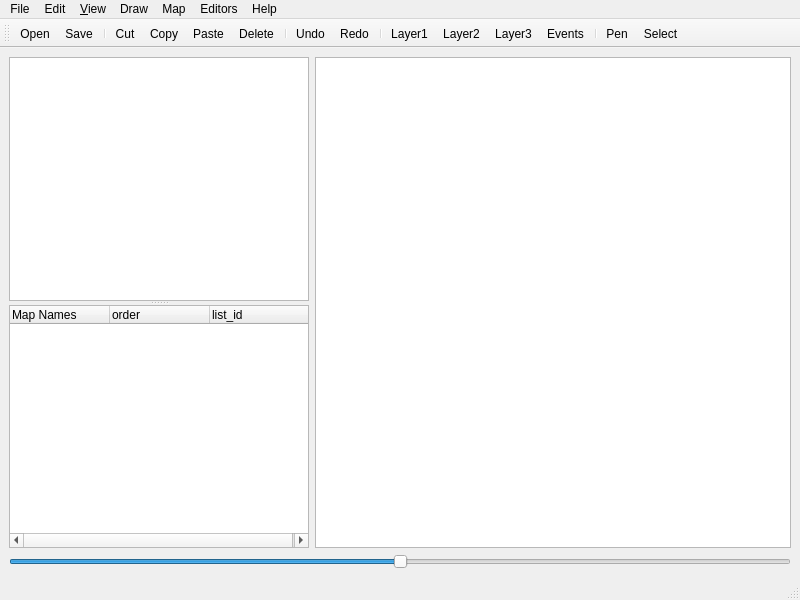
<?xml version="1.0" encoding="UTF-8"?>
<ui version="4.0">
 <class>MainWindow</class>
 <widget class="QMainWindow" name="MainWindow">
  <property name="geometry">
   <rect>
    <x>0</x>
    <y>0</y>
    <width>800</width>
    <height>600</height>
   </rect>
  </property>
  <property name="windowTitle">
   <string>YaRXP</string>
  </property>
  <widget class="QWidget" name="centralwidget">
   <layout class="QGridLayout" name="gridLayout">
    <item row="0" column="0">
     <widget class="QSplitter" name="splitter">
      <property name="orientation">
       <enum>Qt::Vertical</enum>
      </property>
      <widget class="TilesetView" name="tilesetView"/>
      <widget class="MapTreeWidget" name="map_tree_widget">
       <property name="sizePolicy">
        <sizepolicy hsizetype="Fixed" vsizetype="Preferred">
         <horstretch>0</horstretch>
         <verstretch>0</verstretch>
        </sizepolicy>
       </property>
       <property name="minimumSize">
        <size>
         <width>300</width>
         <height>0</height>
        </size>
       </property>
       <property name="contextMenuPolicy">
        <enum>Qt::CustomContextMenu</enum>
       </property>
       <property name="dragDropMode">
        <enum>QAbstractItemView::InternalMove</enum>
       </property>
       <property name="sortingEnabled">
        <bool>false</bool>
       </property>
       <property name="expandsOnDoubleClick">
        <bool>false</bool>
       </property>
       <column>
        <property name="text">
         <string>Map Names</string>
        </property>
       </column>
       <column>
        <property name="text">
         <string>order</string>
        </property>
       </column>
       <column>
        <property name="text">
         <string>list_id</string>
        </property>
       </column>
      </widget>
     </widget>
    </item>
    <item row="0" column="1">
     <widget class="MapView" name="mapView">
      <property name="mouseTracking">
       <bool>true</bool>
      </property>
     </widget>
    </item>
    <item row="1" column="0" colspan="2">
     <widget class="QSlider" name="slider_scale">
      <property name="maximum">
       <number>500</number>
      </property>
      <property name="value">
       <number>250</number>
      </property>
      <property name="orientation">
       <enum>Qt::Horizontal</enum>
      </property>
     </widget>
    </item>
   </layout>
  </widget>
  <widget class="QMenuBar" name="menubar">
   <property name="geometry">
    <rect>
     <x>0</x>
     <y>0</y>
     <width>800</width>
     <height>30</height>
    </rect>
   </property>
   <widget class="QMenu" name="menuFile">
    <property name="title">
     <string>File</string>
    </property>
    <addaction name="actionNew"/>
    <addaction name="actionOpen"/>
    <addaction name="actionSave"/>
    <addaction name="separator"/>
    <addaction name="actionImport_RGSSAD"/>
    <addaction name="actionExport_RGSSAD"/>
    <addaction name="separator"/>
    <addaction name="actionChange_Title"/>
    <addaction name="actionOpen_Project_Folder"/>
    <addaction name="separator"/>
    <addaction name="actionRun_Testcases"/>
    <addaction name="actionExport_Map_Images"/>
   </widget>
   <widget class="QMenu" name="menuEdit">
    <property name="title">
     <string>Edit</string>
    </property>
    <addaction name="actionUndo"/>
    <addaction name="actionRedo"/>
    <addaction name="separator"/>
    <addaction name="actionCut"/>
    <addaction name="actionCopy"/>
    <addaction name="actionPaste"/>
    <addaction name="actionDelete"/>
   </widget>
   <widget class="QMenu" name="menuView">
    <property name="title">
     <string>&amp;View</string>
    </property>
    <addaction name="actionLayer1"/>
    <addaction name="actionLayer2"/>
    <addaction name="actionLayer3"/>
    <addaction name="actionEvents"/>
    <addaction name="separator"/>
    <addaction name="actionCurrent_Layers_and_below"/>
    <addaction name="actionAll_Layers"/>
   </widget>
   <widget class="QMenu" name="menuDraw">
    <property name="title">
     <string>Draw</string>
    </property>
    <addaction name="actionPen"/>
    <addaction name="actionRectangle_Fill"/>
    <addaction name="actionFlood_Fill"/>
    <addaction name="actionSelect"/>
   </widget>
   <widget class="QMenu" name="menuHelp">
    <property name="title">
     <string>Help</string>
    </property>
    <addaction name="actionAbout"/>
   </widget>
   <widget class="QMenu" name="menuTools">
    <property name="title">
     <string>Editors</string>
    </property>
    <addaction name="actionScripting_Editor"/>
    <addaction name="actionSystem"/>
    <addaction name="separator"/>
    <addaction name="actionActors"/>
    <addaction name="actionClasses"/>
    <addaction name="actionSkills"/>
    <addaction name="actionItem"/>
    <addaction name="actionWeapons"/>
    <addaction name="actionArmors"/>
    <addaction name="actionEnemies"/>
    <addaction name="actionTroops"/>
    <addaction name="actionStates"/>
    <addaction name="actionAnimations"/>
    <addaction name="actionTileset_Editor"/>
    <addaction name="actionCommon_Scripts"/>
   </widget>
   <widget class="QMenu" name="menuMap">
    <property name="title">
     <string>Map</string>
    </property>
    <addaction name="actionShift_left"/>
    <addaction name="actionShift_right"/>
    <addaction name="actionshift_up"/>
    <addaction name="actionShift_Down"/>
    <addaction name="separator"/>
    <addaction name="actionExtend_Left"/>
    <addaction name="actionExtend_Right"/>
    <addaction name="actionExtend_Up"/>
    <addaction name="actionExtend_Down"/>
    <addaction name="separator"/>
    <addaction name="actionCrop_Left"/>
    <addaction name="actionCrop_Right"/>
    <addaction name="actionCrop_Up"/>
    <addaction name="actionCrop_Down"/>
   </widget>
   <addaction name="menuFile"/>
   <addaction name="menuEdit"/>
   <addaction name="menuView"/>
   <addaction name="menuDraw"/>
   <addaction name="menuMap"/>
   <addaction name="menuTools"/>
   <addaction name="menuHelp"/>
  </widget>
  <widget class="QStatusBar" name="statusbar"/>
  <widget class="QToolBar" name="toolBar">
   <property name="windowTitle">
    <string>toolBar</string>
   </property>
   <attribute name="toolBarArea">
    <enum>TopToolBarArea</enum>
   </attribute>
   <attribute name="toolBarBreak">
    <bool>false</bool>
   </attribute>
   <addaction name="actionOpen"/>
   <addaction name="actionSave"/>
   <addaction name="separator"/>
   <addaction name="actionCut"/>
   <addaction name="actionCopy"/>
   <addaction name="actionPaste"/>
   <addaction name="actionDelete"/>
   <addaction name="separator"/>
   <addaction name="actionUndo"/>
   <addaction name="actionRedo"/>
   <addaction name="separator"/>
   <addaction name="actionLayer1"/>
   <addaction name="actionLayer2"/>
   <addaction name="actionLayer3"/>
   <addaction name="actionEvents"/>
   <addaction name="separator"/>
   <addaction name="actionPen"/>
   <addaction name="actionSelect"/>
  </widget>
  <action name="actionNew">
   <property name="text">
    <string>New</string>
   </property>
  </action>
  <action name="actionOpen">
   <property name="icon">
    <iconset>
     <normalon>:/icons/icons/bx-folder-open.svg</normalon>
    </iconset>
   </property>
   <property name="text">
    <string>Open</string>
   </property>
   <property name="shortcut">
    <string>Ctrl+O</string>
   </property>
  </action>
  <action name="actionSave">
   <property name="icon">
    <iconset>
     <normalon>:/icons/icons/bx-save.svg</normalon>
    </iconset>
   </property>
   <property name="text">
    <string>Save</string>
   </property>
   <property name="shortcut">
    <string>Ctrl+S</string>
   </property>
  </action>
  <action name="actionLayer1">
   <property name="checkable">
    <bool>true</bool>
   </property>
   <property name="icon">
    <iconset resource="icons.qrc">
     <normaloff>:/icons/icons/bx-layer1.svg</normaloff>:/icons/icons/bx-layer1.svg</iconset>
   </property>
   <property name="text">
    <string>Layer&amp;1</string>
   </property>
   <property name="toolTip">
    <string>Layer1</string>
   </property>
   <property name="shortcut">
    <string>F5</string>
   </property>
  </action>
  <action name="actionLayer2">
   <property name="checkable">
    <bool>true</bool>
   </property>
   <property name="icon">
    <iconset resource="icons.qrc">
     <normaloff>:/icons/icons/bx-layer2.svg</normaloff>:/icons/icons/bx-layer2.svg</iconset>
   </property>
   <property name="text">
    <string>Layer&amp;2</string>
   </property>
   <property name="shortcut">
    <string>F6</string>
   </property>
  </action>
  <action name="actionLayer3">
   <property name="checkable">
    <bool>true</bool>
   </property>
   <property name="icon">
    <iconset>
     <normalon>:/icons/icons/bx-layer3.svg</normalon>
    </iconset>
   </property>
   <property name="text">
    <string>Layer&amp;3</string>
   </property>
   <property name="shortcut">
    <string>F7</string>
   </property>
  </action>
  <action name="actionEvents">
   <property name="checkable">
    <bool>true</bool>
   </property>
   <property name="icon">
    <iconset>
     <normalon>:/icons/icons/bx-cube.svg</normalon>
    </iconset>
   </property>
   <property name="text">
    <string>&amp;Events</string>
   </property>
   <property name="shortcut">
    <string>F8</string>
   </property>
  </action>
  <action name="actionDim_other_Layers">
   <property name="checkable">
    <bool>true</bool>
   </property>
   <property name="text">
    <string>&amp;Dim other Layers</string>
   </property>
   <property name="shortcut">
    <string>F4</string>
   </property>
  </action>
  <action name="actionCurrent_Layers_and_below">
   <property name="checkable">
    <bool>true</bool>
   </property>
   <property name="text">
    <string>&amp;Current Layers and below</string>
   </property>
   <property name="shortcut">
    <string>F2</string>
   </property>
  </action>
  <action name="actionAll_Layers">
   <property name="checkable">
    <bool>true</bool>
   </property>
   <property name="text">
    <string>&amp;All Layers</string>
   </property>
   <property name="shortcut">
    <string>F3</string>
   </property>
  </action>
  <action name="actionPen">
   <property name="checkable">
    <bool>true</bool>
   </property>
   <property name="icon">
    <iconset>
     <normalon>:/icons/icons/bx-pencil.svg</normalon>
    </iconset>
   </property>
   <property name="text">
    <string>Pen</string>
   </property>
  </action>
  <action name="actionRectangle_Fill">
   <property name="text">
    <string>Rectangle Fill</string>
   </property>
  </action>
  <action name="actionFlood_Fill">
   <property name="checkable">
    <bool>true</bool>
   </property>
   <property name="text">
    <string>Flood Fill</string>
   </property>
  </action>
  <action name="actionUndo">
   <property name="icon">
    <iconset>
     <normalon>:/icons/icons/bx-undo.svg</normalon>
    </iconset>
   </property>
   <property name="text">
    <string>Undo</string>
   </property>
  </action>
  <action name="actionCut">
   <property name="icon">
    <iconset>
     <normalon>:/icons/icons/bx-cut.svg</normalon>
    </iconset>
   </property>
   <property name="text">
    <string>Cut</string>
   </property>
   <property name="shortcut">
    <string>Ctrl+X</string>
   </property>
  </action>
  <action name="actionCopy">
   <property name="icon">
    <iconset>
     <normalon>:/icons/icons/bx-copy.svg</normalon>
    </iconset>
   </property>
   <property name="text">
    <string>Copy</string>
   </property>
   <property name="shortcut">
    <string>Ctrl+C</string>
   </property>
  </action>
  <action name="actionPaste">
   <property name="icon">
    <iconset>
     <normalon>:/icons/icons/bx-paste.svg</normalon>
    </iconset>
   </property>
   <property name="text">
    <string>Paste</string>
   </property>
   <property name="shortcut">
    <string>Ctrl+V</string>
   </property>
  </action>
  <action name="actionDelete">
   <property name="icon">
    <iconset>
     <normalon>:/icons/icons/bx-x.svg</normalon>
    </iconset>
   </property>
   <property name="text">
    <string>Delete</string>
   </property>
   <property name="shortcut">
    <string>Del</string>
   </property>
  </action>
  <action name="actionSelect">
   <property name="checkable">
    <bool>true</bool>
   </property>
   <property name="icon">
    <iconset>
     <normalon>:/icons/icons/bx-selection.svg</normalon>
    </iconset>
   </property>
   <property name="text">
    <string>Select</string>
   </property>
  </action>
  <action name="actionChange_Title">
   <property name="text">
    <string>Change Game Title</string>
   </property>
  </action>
  <action name="actionOpen_Project_Folder">
   <property name="text">
    <string>Open Project Folder</string>
   </property>
  </action>
  <action name="actionAbout">
   <property name="text">
    <string>About</string>
   </property>
  </action>
  <action name="actionRedo">
   <property name="icon">
    <iconset>
     <normalon>:/icons/icons/bx-redo.svg</normalon>
    </iconset>
   </property>
   <property name="text">
    <string>Redo</string>
   </property>
  </action>
  <action name="actionTileset_Editor">
   <property name="text">
    <string>Tilesets</string>
   </property>
  </action>
  <action name="actionActors">
   <property name="text">
    <string>Actors</string>
   </property>
  </action>
  <action name="actionClasses">
   <property name="text">
    <string>Classes</string>
   </property>
  </action>
  <action name="actionSkills">
   <property name="text">
    <string>Skills</string>
   </property>
  </action>
  <action name="actionItem">
   <property name="text">
    <string>Item</string>
   </property>
  </action>
  <action name="actionWeapons">
   <property name="text">
    <string>Weapons</string>
   </property>
  </action>
  <action name="actionArmors">
   <property name="text">
    <string>Armors</string>
   </property>
  </action>
  <action name="actionEnemies">
   <property name="text">
    <string>Enemies</string>
   </property>
  </action>
  <action name="actionTroops">
   <property name="text">
    <string>Troops</string>
   </property>
  </action>
  <action name="actionAnimations">
   <property name="text">
    <string>Animations</string>
   </property>
  </action>
  <action name="actionCommon_Scripts">
   <property name="text">
    <string>Common Events</string>
   </property>
  </action>
  <action name="actionSystem">
   <property name="text">
    <string>System</string>
   </property>
  </action>
  <action name="actionImport_RGSSAD">
   <property name="text">
    <string>Import RGSSAD</string>
   </property>
  </action>
  <action name="actionExport_RGSSAD">
   <property name="text">
    <string>Export RGSSAD</string>
   </property>
  </action>
  <action name="actionRun_Testcases">
   <property name="text">
    <string>Run Testcases</string>
   </property>
  </action>
  <action name="actionStates">
   <property name="text">
    <string>States</string>
   </property>
  </action>
  <action name="actionChange_Scripts">
   <property name="text">
    <string>Change Scripts</string>
   </property>
  </action>
  <action name="actionScripting_Editor">
   <property name="text">
    <string>Scripting Editor</string>
   </property>
  </action>
  <action name="actionShift_left">
   <property name="text">
    <string>Shift Left</string>
   </property>
   <property name="shortcut">
    <string>Ctrl+Shift+Left</string>
   </property>
  </action>
  <action name="actionShift_right">
   <property name="text">
    <string>Shift Right</string>
   </property>
   <property name="shortcut">
    <string>Ctrl+Shift+Right</string>
   </property>
  </action>
  <action name="actionshift_up">
   <property name="text">
    <string>Shift Up</string>
   </property>
   <property name="shortcut">
    <string>Ctrl+Shift+Up</string>
   </property>
  </action>
  <action name="actionShift_Down">
   <property name="text">
    <string>Shift Down</string>
   </property>
   <property name="shortcut">
    <string>Ctrl+Shift+Down</string>
   </property>
  </action>
  <action name="actionExtend_Left">
   <property name="text">
    <string>Extend Left</string>
   </property>
   <property name="shortcut">
    <string>Ctrl+Alt+Left</string>
   </property>
  </action>
  <action name="actionExtend_Right">
   <property name="text">
    <string>Extend Right</string>
   </property>
   <property name="shortcut">
    <string>Ctrl+Alt+Right</string>
   </property>
  </action>
  <action name="actionExtend_Up">
   <property name="text">
    <string>Extend Up</string>
   </property>
   <property name="shortcut">
    <string>Ctrl+Alt+Up</string>
   </property>
  </action>
  <action name="actionExtend_Down">
   <property name="text">
    <string>Extend Down</string>
   </property>
   <property name="shortcut">
    <string>Ctrl+Alt+Down</string>
   </property>
  </action>
  <action name="actionCrop_Left">
   <property name="text">
    <string>Crop Left</string>
   </property>
   <property name="shortcut">
    <string>Ctrl+Alt+Shift+Right</string>
   </property>
  </action>
  <action name="actionCrop_Right">
   <property name="text">
    <string>Crop Right</string>
   </property>
   <property name="shortcut">
    <string>Ctrl+Alt+Shift+Left</string>
   </property>
  </action>
  <action name="actionCrop_Up">
   <property name="text">
    <string>Crop Up</string>
   </property>
   <property name="shortcut">
    <string>Ctrl+Alt+Shift+Down</string>
   </property>
  </action>
  <action name="actionCrop_Down">
   <property name="text">
    <string>Crop Down</string>
   </property>
   <property name="shortcut">
    <string>Ctrl+Alt+Shift+Up</string>
   </property>
  </action>
  <action name="actionExport_Map_Images">
   <property name="text">
    <string>Export Map Images</string>
   </property>
  </action>
 </widget>
 <customwidgets>
  <customwidget>
   <class>MapTreeWidget</class>
   <extends>QTreeWidget</extends>
   <header>maptreewidget.h</header>
  </customwidget>
  <customwidget>
   <class>MapView</class>
   <extends>QGraphicsView</extends>
   <header>viewer/mapview.h</header>
  </customwidget>
  <customwidget>
   <class>TilesetView</class>
   <extends>QGraphicsView</extends>
   <header>viewer/tilesetview.h</header>
  </customwidget>
 </customwidgets>
 <resources>
  <include location="icons.qrc"/>
 </resources>
 <connections/>
</ui>
